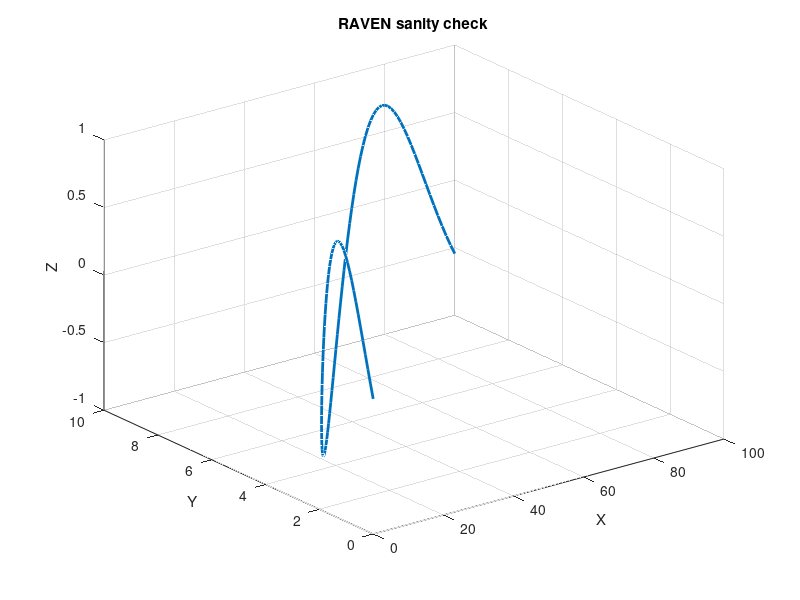

The MATLAB script that drew this image:
%% RAVEN – 3DOF Point Mass Test
clear; clc; close all;

t = linspace(0,10,100);
x = t.^2;
y = t;
z = sin(t);

figure;
plot3(x,y,z,'LineWidth',2);
grid on;
xlabel('X'); ylabel('Y'); zlabel('Z');
title('RAVEN sanity check');

